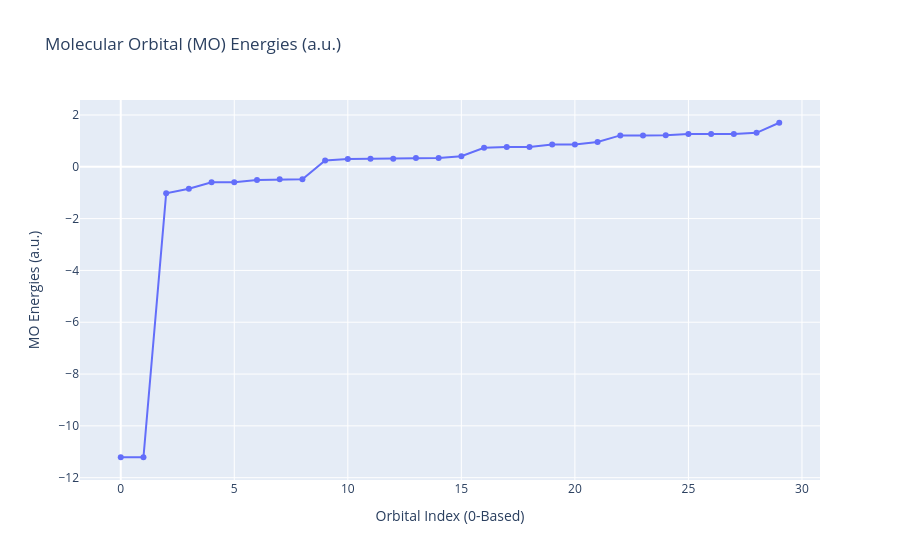

The notebook cell saved with this chart:
### Code cell
# Plot the MO Energies (i.e. eigenvalues of the Fock matrix)
fig = px.line(y=BODIPY_631g.mo_energies, markers=True, title="Molecular Orbital (MO) Energies (a.u.)")
fig.update_layout(xaxis_title="Orbital Index (0-Based)", yaxis_title="MO Energies (a.u.)")
fig.show()

### Figure 1 — Plotly figure (JSON) as saved in the notebook; plotly's stock layout.template omitted (floating-point values rounded to 4 significant figures)
{"data": [{"hovertemplate": "x=%{x}<br>y=%{y}<extra></extra>", "legendgroup": "", "line": {"color": "#636efa", "dash": "solid"}, "marker": {"symbol": "circle"}, "mode": "markers+lines", "name": "", "orientation": "v", "showlegend": false, "type": "scatter", "x": [0, 1, 2, 3, 4, 5, 6, 7, 8, 9, 10, 11, 12, 13, 14, 15, 16, 17, 18, 19, 20, 21, 22, 23, 24, 25, 26, 27, 28, 29], "xaxis": "x", "y": [-11.21, -11.21, -1.025, -0.8438, -0.6001, -0.6001, -0.5057, -0.4842, -0.4842, 0.2401, 0.3025, 0.3149, 0.3149, 0.3353, 0.3353, 0.4067, 0.7335, 0.763, 0.763, 0.8585, 0.8586, 0.9596, 1.212, 1.212, 1.216, 1.263, 1.267, 1.267, 1.31, 1.7], "yaxis": "y"}], "layout": {"legend": {"tracegroupgap": 0}, "title": {"text": "Molecular Orbital (MO) Energies (a.u.)"}, "xaxis": {"anchor": "y", "domain": [0, 1], "title": {"text": "Orbital Index (0-Based)"}}, "yaxis": {"anchor": "x", "domain": [0, 1], "title": {"text": "MO Energies (a.u.)"}}}}
